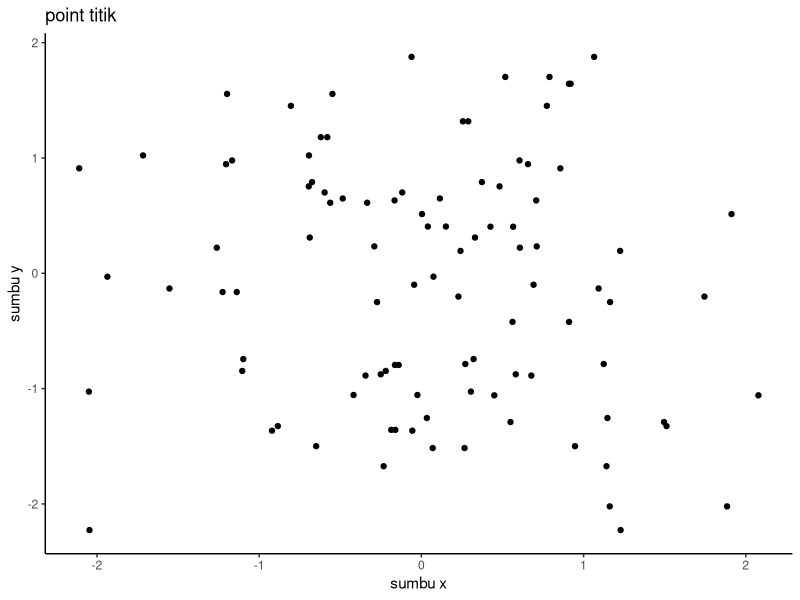
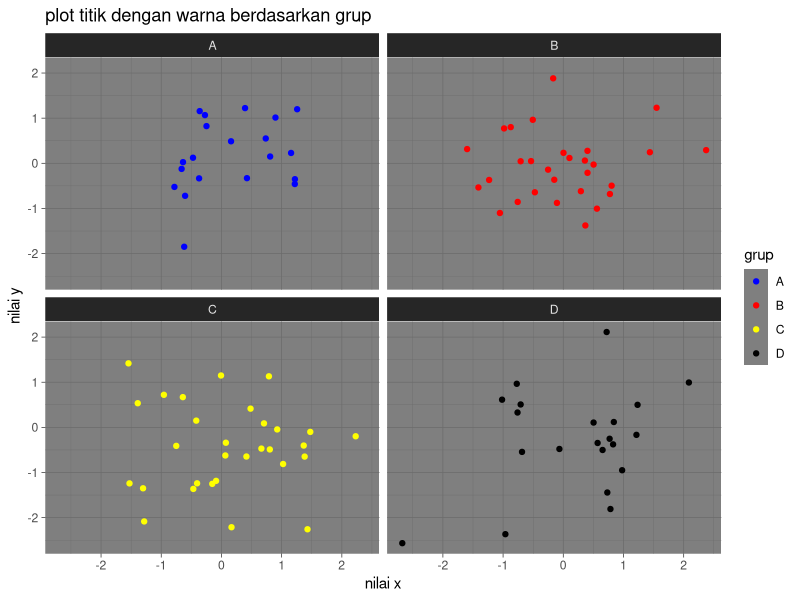
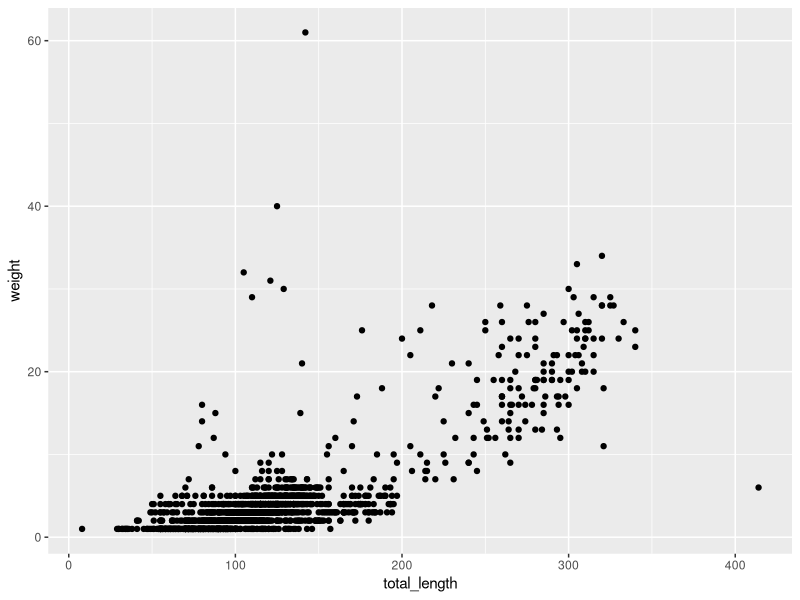
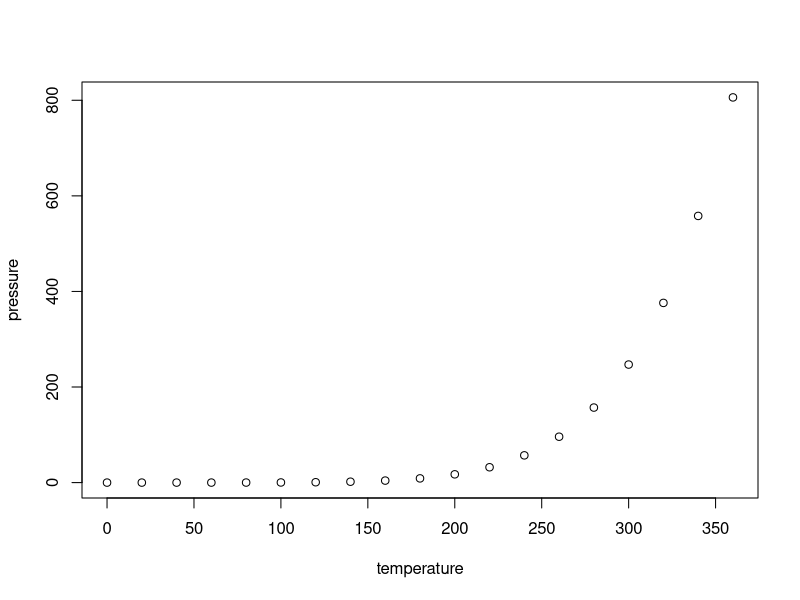

Write the R code that produced these figures, in order.
## ---- chunk 1
knitr::opts_chunk$set(echo = TRUE)
## ---- chunk 2
print('hello world')
## ---- chunk 3
#muat library gglot2
library(ggplot2)
data <- data.frame(x = rnorm(100), y= rnorm(50))
ggplot(data, aes(x = x,y = y))+
  geom_point()+
  labs(title = "point titik", x = "sumbu x", y = "sumbu y")+
  theme_classic()
## ---- chunk 4
data <- data.frame(x = rnorm(100),y=rnorm(100), grup = sample (c("A", "B", "C", "D"), 100,replace = TRUE))
ggplot(data, aes(x = x, y = y, color = grup))+
  geom_point() +
  facet_wrap(~grup)+
  scale_color_manual(values = c("A" = "blue", "B" = "red", "C" = "yellow", "D" = "black"))+
  theme_dark()+
  labs(title = "plot titik dengan warna berdasarkan grup",
       x= "nilai x",
       y= "nilai y",
       color = "grup")
## ---- chunk 5
library(readr)
lizard <- read.csv("lizards.csv")
View(lizard)
## ---- chunk 6
library(ggplot2)
ggplot(lizard, aes(x = total_length, y = weight))+
  geom_point()
  labs(title = "plot titik",x = "total_length", y = "weight")+
  theme_classic()
## ---- chunk 7
summary(cars)
## ---- chunk 8
plot(pressure)
